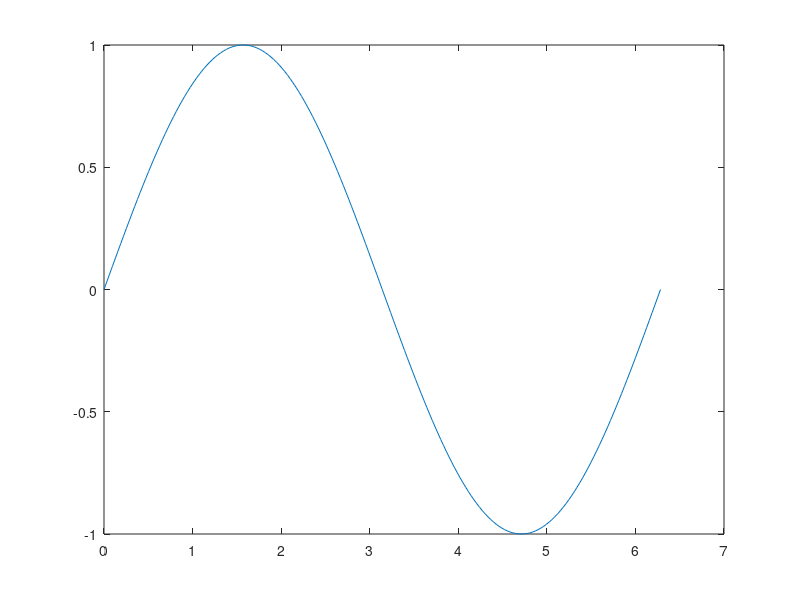
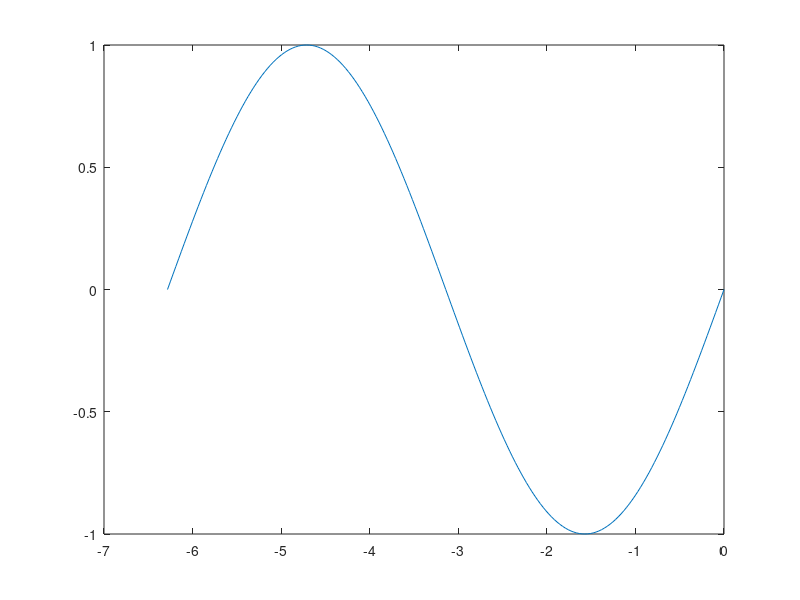
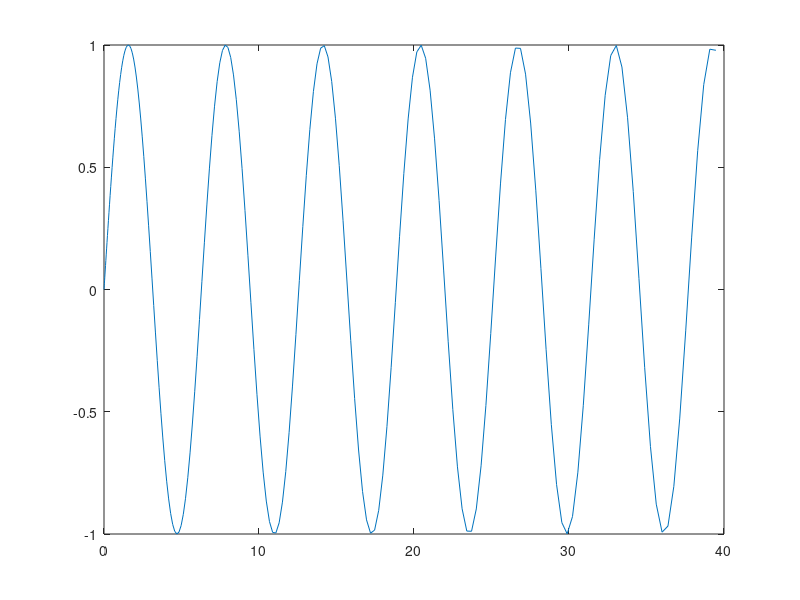
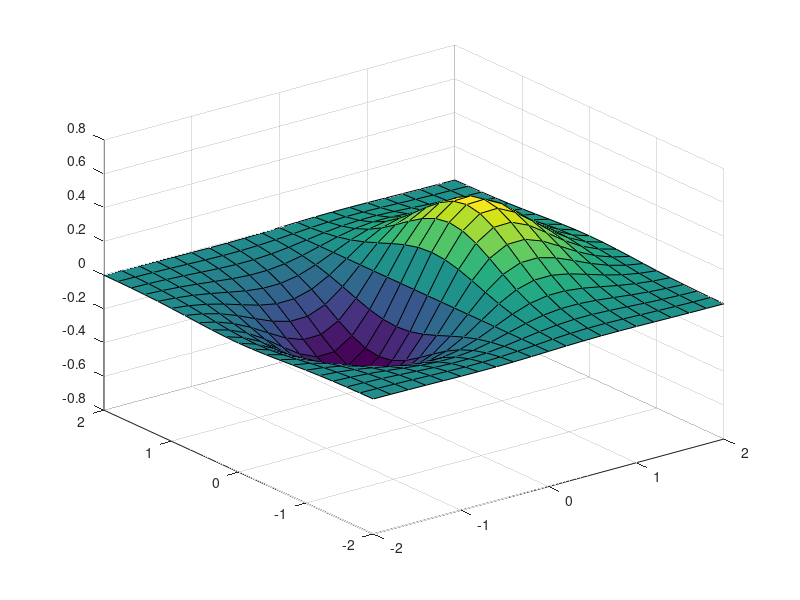

Recreate these plots in MATLAB, in order.
%%% 2.1 %%%
x = 0:pi/100:2*pi;
y = sin(x);
figure(1)
plot(x,y)
x = -x;
y = sin(x);
figure(2)
plot(x,y)
x = x .* x;
y = sin(x);
figure(3)
plot(x,y)
%%% 2.2 %%%
x = -2:0.2:2;
y = -2:0.2:2;
[X, Y] = meshgrid(x,y);
Z = X .* exp(-X.^2 - Y.^2);
figure(4)
surf(X, Y, Z)
%%% 2.3 %%%
% 1
x = -4:1:4;
Y = 5 * x .* x .* x - 3 * x .* x + 7 * x - 2;
figure(5)
plot(x,Y)
% 2
x = 0:pi/100:pi;
y = 0:pi/100:pi;
[X, Y] = meshgrid(x,y);
Z = (sin(Y .* Y + X) - cos(Y - X .* X));
figure(6)
surf(X, Y, Z)
